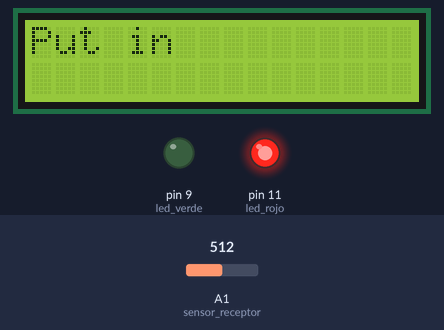
A sketch run on a simulated Arduino Uno, built with avr-gcc and run on an emulated ATmega328P. Shown: 16×2 character LCD, output pins drawn as LEDs (lit = HIGH). The inputs (shaded band) are chosen by the test bench; at power-on: A1 (sensor_receptor) = 512. Pins used as bus, display or sensor lines are not drawn; what the sketch prints to the serial monitor is not drawn.

Above: at 0.1 s.
At 1.1 s:
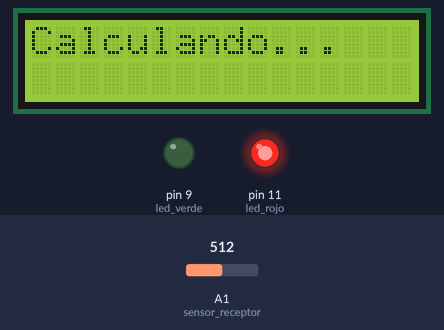
At 9.1 s:
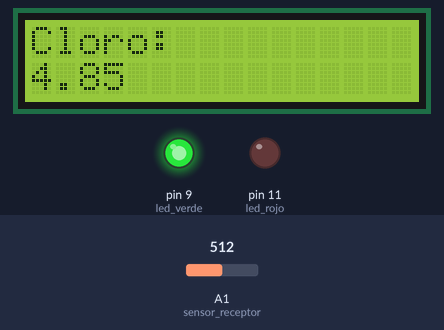
Timing chart, 0 to 10.6 s (numbered marks = the images above):
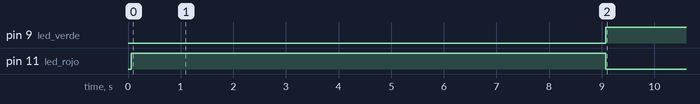

Measured:
- by itself, pin 9 (led_verde): LOW → HIGH at 9.1 s
- by itself, pin 11 (led_rojo): LOW → HIGH at 0.06 s, → LOW 9.0 s later
- what the display in image 1 shows lasts 8.0 s, from 1.1 s to 9.1 s

The sketch:

clorimetro.ino
```cpp
#include <LiquidCrystal.h>

const int sensor_emisor = 2;
const int led_verde = 9;
const int led_rojo = 11;
const int RS = 3;
const int E = 4;
const int val1 = 5;
const int val2 = 6;
const int val3 = 7;
const int val4 = 8;
const int sensor_receptor = A1;

LiquidCrystal lcd (RS,E,val1,val2,val3,val4);

int valor1 = 0;
int valor2 = 0;
int cont = 0;
double cloro = 0;
double res1 = 0;
double res2 = 0;
double res3 = 0;
double margen = 0;

void setup (){
  Serial.begin(9600);
  lcd.begin(16,2);
  pinMode(sensor_emisor, OUTPUT);
  pinMode(led_verde,OUTPUT);
  pinMode(led_rojo,OUTPUT);
}

void loop (){
 digitalWrite(led_rojo,HIGH);
 digitalWrite(led_verde,LOW);
 lcd.clear();
 lcd.print("Put in");
 //Toma de datos
 digitalWrite(sensor_emisor,HIGH);
 valor1 = analogRead(sensor_receptor);
 Serial.println("Voltaje on");
 Serial.println(valor1);
 delay(500);
 digitalWrite(sensor_emisor,LOW);
 valor2 = analogRead(sensor_receptor);
 Serial.println("Voltaje off");
 Serial.println(valor2);
 delay(500);
 //Reconocer el agua
 if (valor1 < 1020){
   lcd.clear();
   lcd.setCursor(0,0);
   lcd.print("Calculando...");
   for (cont = 0; cont <8; cont++){
     digitalWrite(sensor_emisor,HIGH);
     valor1 = analogRead(sensor_receptor);
     Serial.println("Voltaje on, en bucle");
     delay(500);
     digitalWrite(sensor_emisor,LOW);
     valor2 = analogRead(sensor_receptor);
     Serial.println("Voltaje off, en bucle");
     delay(500);
   }
     while(valor1<1020){
       Serial.println("Entro en while");
       digitalWrite(led_rojo,LOW);
       digitalWrite(led_verde,HIGH);
       digitalWrite(sensor_emisor,HIGH);
       valor1 = analogRead(sensor_receptor);
       Serial.println("Voltaje on, en bucle while");
       Serial.println(valor1);
       if (valor1 >= 900){
         res1 = 900;
       }else if (valor1 <= 500){
         res1 = 500;
       }else{
         res1 = valor1;
       }
       lcd.clear();
       Serial.println(res1);
       lcd.setCursor(0,0);
       lcd.print("Cloro:");
       lcd.setCursor(0,1);
       cloro = map(res1,900,500,10,500);
       cloro = cloro/100;
       lcd.print(cloro);
       Serial.println(" Cloro");
       Serial.println(cloro);
       delay(500);
       digitalWrite(sensor_emisor,LOW);
       Serial.println("Voltaje off, en bucle while");
       delay(500);
   }
 }
}
```
